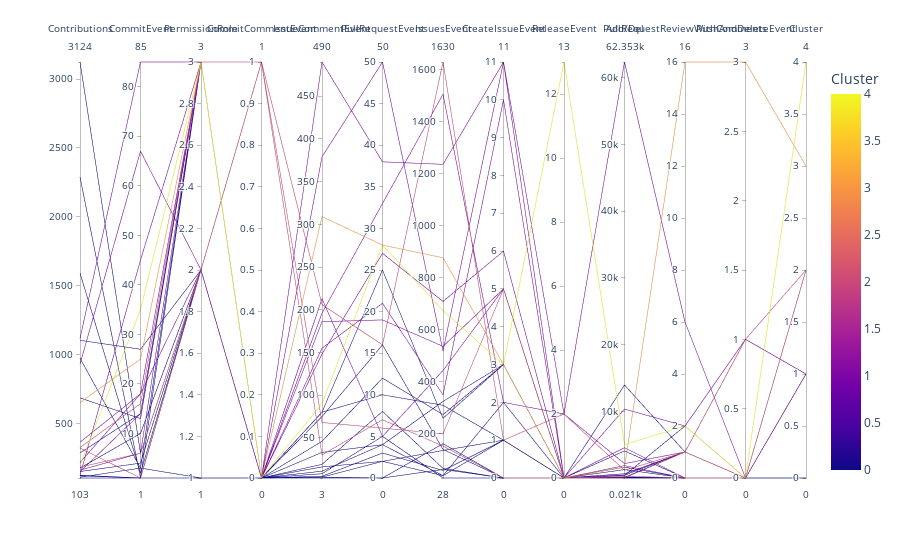

Here is the notebook cell this chart was saved with:
### Code cell
cluster_data_df['Cluster'] = labels
fig = px.parallel_coordinates(cluster_data_df, color='Cluster', dimensions=['Contributions', 'CommitEvent', 'PermissionRole', 'CommitCommentEvent', 'IssueCommentEvent', 'PullRequestEvent', 'IssuesEvent', 'CreateIssueEvent', 'ReleaseEvent', 'Add/Del', 'PullRequestReviewWithComments', 'PushAndDeleteEvent', 'Cluster'])
fig.show()

### Figure 1 — Plotly figure (JSON) as saved in the notebook; plotly's stock layout.template omitted (floating-point values rounded to 4 significant figures)
{"data": [{"dimensions": [{"label": "Contributions", "values": [3124, 2289, 1591, 1115, 1103, 973, 931, 685, 651, 363, 324, 320, 285, 215, 194, 182, 175, 160, 150, 149, 123, 122, 119, 109, 103]}, {"label": "CommitEvent", "values": [6, 1, 2, 85, 27, 3, 67, 13, 25, 18, 16, 1, 14, 18, 35, 6, 10, 6, 4, 14, 1, 45, 1, 3, 1]}, {"label": "PermissionRole", "values": [2, 2, 2, 3, 2, 3, 2, 3, 3, 2, 3, 2, 3, 3, 3, 2, 2, 3, 2, 3, 1, 3, 2, 1, 3]}, {"label": "CommitCommentEvent", "values": [0, 0, 0, 0, 0, 0, 0, 0, 0, 0, 1, 1, 0, 0, 0, 1, 0, 0, 0, 0, 0, 0, 0, 0, 0]}, {"label": "IssueCommentEvent", "values": [19, 3, 4, 490, 80, 33, 379, 80, 309, 155, 206, 68, 75, 148, 90, 30, 46, 213, 11, 186, 4, 196, 8, 5, 16]}, {"label": "PullRequestEvent", "values": [8, 0, 2, 38, 25, 4, 50, 10, 28, 21, 16, 6, 16, 27, 28, 7, 12, 5, 4, 19, 0, 33, 5, 3, 2]}, {"label": "IssuesEvent", "values": [65, 160, 134, 1236, 258, 323, 517, 308, 876, 348, 1630, 198, 138, 708, 673, 151, 272, 442, 37, 535, 61, 1506, 28, 57, 37]}, {"label": "CreateIssueEvent", "values": [0, 0, 1, 11, 3, 3, 11, 1, 3, 10, 1, 5, 0, 6, 3, 0, 3, 5, 1, 5, 0, 2, 0, 1, 2]}, {"label": "ReleaseEvent", "values": [0, 0, 0, 2, 0, 0, 0, 0, 0, 0, 2, 0, 0, 0, 13, 0, 0, 0, 0, 0, 0, 2, 0, 0, 0]}, {"label": "Add/Del", "values": [13960.0, 166, 22, 62350.0, 1646.0, 4076.0, 10352, 414.5, 1629, 437.5, 1178, 43.5, 120.5, 4554.0, 5024.0, 306, 651.5, 468.5, 29, 1872, 88.5, 2177, 1276, 20.5, 77.5]}, {"label": "PullRequestReviewWithComments", "values": [1, 0, 0, 6, 0, 0, 2, 2, 16, 1, 1, 1, 1, 0, 2, 0, 1, 1, 0, 0, 0, 1, 0, 0, 0]}, {"label": "PushAndDeleteEvent", "values": [0, 0, 0, 0, 0, 0, 1, 0, 3, 1, 1, 0, 0, 0, 0, 0, 0, 0, 0, 0, 0, 0, 0, 0, 0]}, {"label": "Cluster", "values": [0, 0, 0, 1, 0, 0, 1, 0, 3, 1, 2, 2, 0, 1, 4, 2, 0, 1, 0, 1, 0, 1, 0, 0, 0]}], "domain": {"x": [0, 1], "y": [0, 1]}, "line": {"color": [0, 0, 0, 1, 0, 0, 1, 0, 3, 1, 2, 2, 0, 1, 4, 2, 0, 1, 0, 1, 0, 1, 0, 0, 0], "coloraxis": "coloraxis"}, "name": "", "type": "parcoords"}], "layout": {"coloraxis": {"colorbar": {"title": {"text": "Cluster"}}, "colorscale": [[0, "#0d0887"], [0.1111, "#46039f"], [0.2222, "#7201a8"], [0.3333, "#9c179e"], [0.4444, "#bd3786"], [0.5556, "#d8576b"], [0.6667, "#ed7953"], [0.7778, "#fb9f3a"], [0.8889, "#fdca26"], [1, "#f0f921"]]}, "legend": {"tracegroupgap": 0}, "margin": {"t": 60}}}
